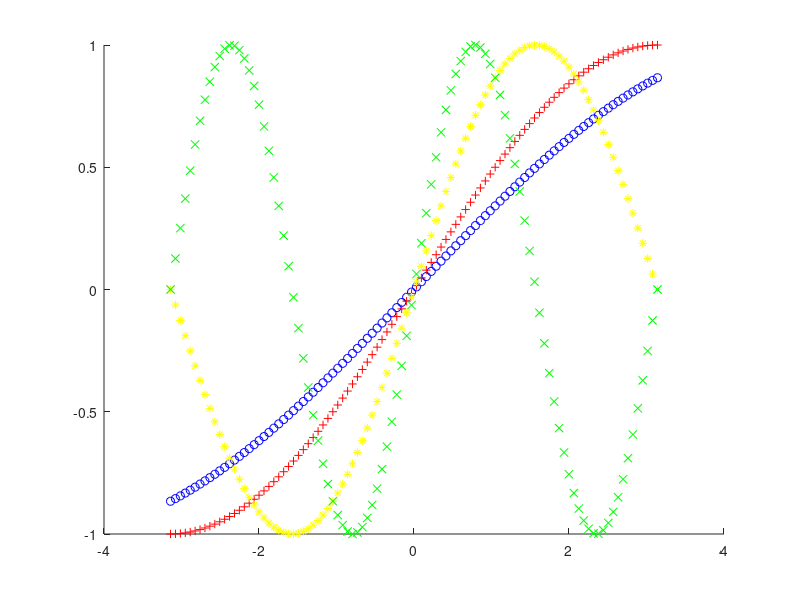

Recreate this plot in MATLAB.
clc
clear all

k=[1/3,1/2,1,2];
x=linspace(-pi,pi,100);

color=['b','r','y','g'];
style=['o','+','*','x'];

figure(1)
hold on

for i=1:1:4
    y=sin(k(i)*x);
    plot(x,y,[color(i),style(i)]);
end

